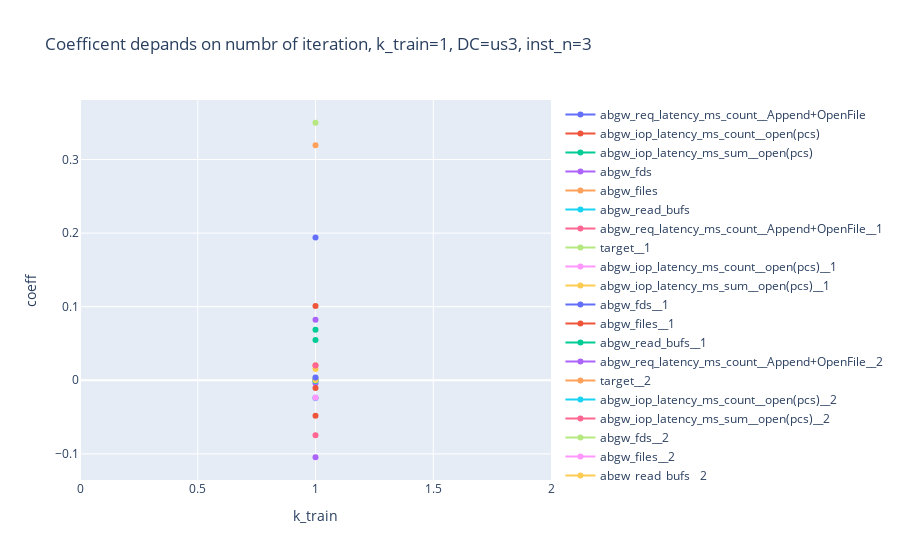
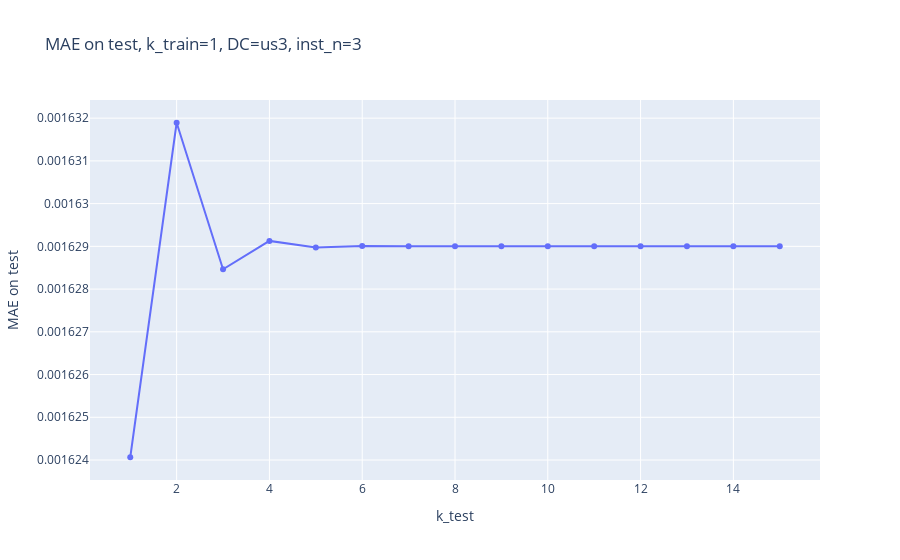
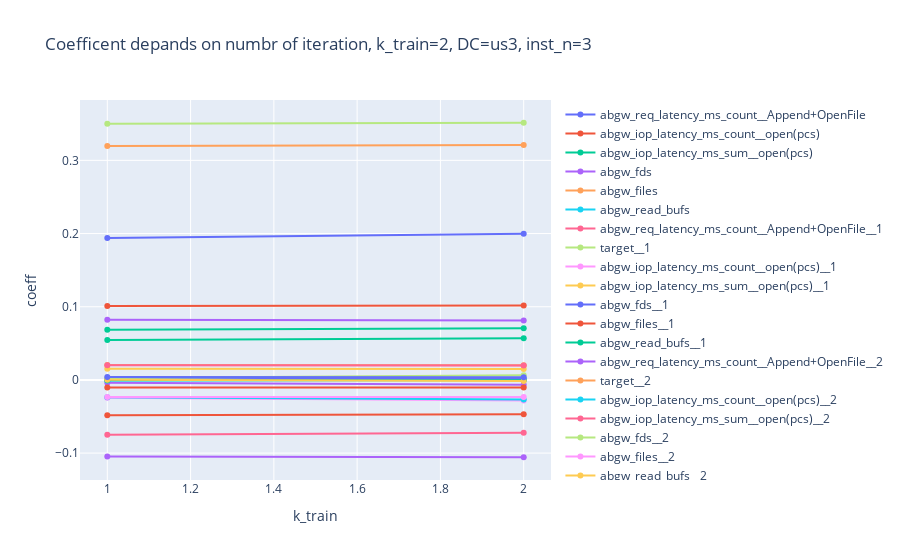
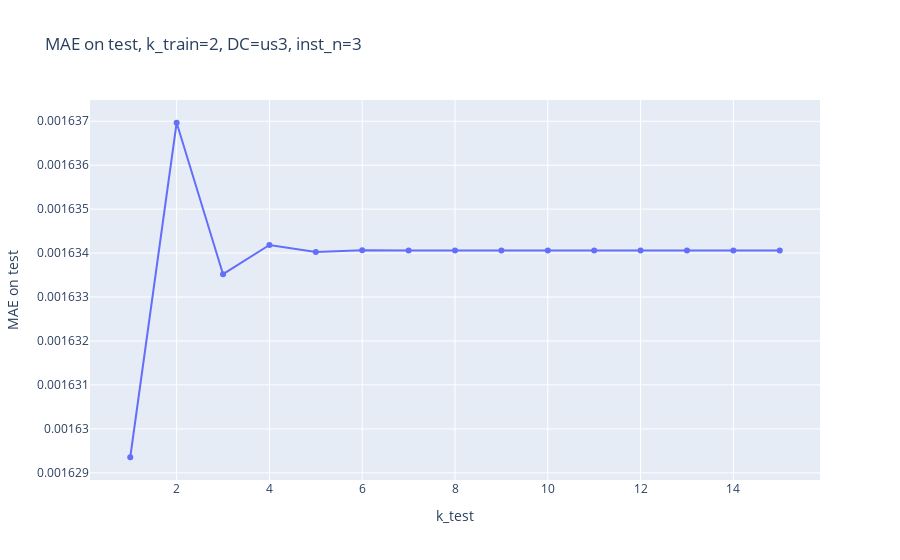

The notebook cell saved with these charts, in order:
### Markdown cell above
# Сходимость при оценке и обучении
Посмотрим, как выбрать числ итераций для оценки и обучения модели.
Для этого построим графики как зависят коэффициенты от числа процедур.

### Code cell
dc = 'us3'
inst_n = 3
data = pd.read_csv(load_model_data(dc, inst_n, dc_period[dc][0], dc_period[dc][1], pri=False))
data = data[24 * 7 * 60 * 2:]
s=1
e=5
layout1 = go.Layout(
        title=go.layout.Title(text=f'Test err through k_train, DC={dc}, inst_n={inst_n}'),
        xaxis=go.layout.XAxis(title=go.layout.xaxis.Title(text='k_test')),
        yaxis=go.layout.YAxis(title=go.layout.yaxis.Title(text='MAE on test'))
    )
fig1 = go.Figure(layout=layout1)
for k_train in np.linspace(s, e, num=(e-s+1), dtype=int):

    predictor_imp = model.ModelLA(imp_features=6, q=3, k_train=k_train, k_test=15)
    predictor_imp.fit(data)
    _ = predictor_imp.predict(data)

    layout = go.Layout(
        title=go.layout.Title(text=f'Coefficent depands on numbr of iteration, k_train={k_train}, DC={dc}, inst_n={inst_n}'),
        xaxis=go.layout.XAxis(title=go.layout.xaxis.Title(text='k_train')),
        yaxis=go.layout.YAxis(title=go.layout.yaxis.Title(text='coeff'))
    )
    fig = go.Figure(layout=layout)
    for c in predictor_imp.train_f_hist.columns:
        fig.add_trace(go.Scatter(y=predictor_imp.train_f_hist[c], x=predictor_imp.train_f_hist.index,
                                 name=c))

    fig.show()

    layout = go.Layout(
        title=go.layout.Title(text=f'MAE on test, k_train={k_train}, DC={dc}, inst_n={inst_n}'),
        xaxis=go.layout.XAxis(title=go.layout.xaxis.Title(text='k_test')),
        yaxis=go.layout.YAxis(title=go.layout.yaxis.Title(text='MAE on test'))
    )
    fig = go.Figure(layout=layout)
    fig.add_trace(go.Scatter(y=predictor_imp.test_err_hist['MAE'], x=predictor_imp.test_err_hist.index))
    fig1.add_trace(go.Scatter(y=predictor_imp.test_err_hist['MAE'], x=predictor_imp.test_err_hist.index,
                              name=f'k_train={k_train}'))

    fig.show()
fig1.show()

### Figure 1 — Plotly figure (JSON) as saved in the notebook; plotly's stock layout.template omitted (floating-point values rounded to 4 significant figures)
{"data": [{"name": "abgw_req_latency_ms_count__Append+OpenFile", "type": "scatter", "x": [1], "y": [0.1941]}, {"name": "abgw_iop_latency_ms_count__open(pcs)", "type": "scatter", "x": [1], "y": [-0.04841]}, {"name": "abgw_iop_latency_ms_sum__open(pcs)", "type": "scatter", "x": [1], "y": [0.05456]}, {"name": "abgw_fds", "type": "scatter", "x": [1], "y": [-0.003941]}, {"name": "abgw_files", "type": "scatter", "x": [1], "y": [0.02025]}, {"name": "abgw_read_bufs", "type": "scatter", "x": [1], "y": [-0.000765]}, {"name": "abgw_req_latency_ms_count__Append+OpenFile__1", "type": "scatter", "x": [1], "y": [-0.07491]}, {"name": "target__1", "type": "scatter", "x": [1], "y": [0.35]}, {"name": "abgw_iop_latency_ms_count__open(pcs)__1", "type": "scatter", "x": [1], "y": [-0.02452]}, {"name": "abgw_iop_latency_ms_sum__open(pcs)__1", "type": "scatter", "x": [1], "y": [0.01534]}, {"name": "abgw_fds__1", "type": "scatter", "x": [1], "y": [0.001132]}, {"name": "abgw_files__1", "type": "scatter", "x": [1], "y": [-0.01041]}, {"name": "abgw_read_bufs__1", "type": "scatter", "x": [1], "y": [-0.0005725]}, {"name": "abgw_req_latency_ms_count__Append+OpenFile__2", "type": "scatter", "x": [1], "y": [-0.1046]}, {"name": "target__2", "type": "scatter", "x": [1], "y": [0.3196]}, {"name": "abgw_iop_latency_ms_count__open(pcs)__2", "type": "scatter", "x": [1], "y": [-0.02378]}, {"name": "abgw_iop_latency_ms_sum__open(pcs)__2", "type": "scatter", "x": [1], "y": [0.01993]}, {"name": "abgw_fds__2", "type": "scatter", "x": [1], "y": [0.002462]}, {"name": "abgw_files__2", "type": "scatter", "x": [1], "y": [-0.02334]}, {"name": "abgw_read_bufs__2", "type": "scatter", "x": [1], "y": [0.0001634]}, {"name": "ones", "type": "scatter", "x": [1], "y": [0.00389]}, {"name": "err_1", "type": "scatter", "x": [1], "y": [0.1009]}, {"name": "err_2", "type": "scatter", "x": [1], "y": [0.0686]}, {"name": "err_3", "type": "scatter", "x": [1], "y": [0.08233]}], "layout": {"title": {"text": "Coefficent depands on numbr of iteration, k_train=1, DC=us3, inst_n=3"}, "xaxis": {"title": {"text": "k_train"}}, "yaxis": {"title": {"text": "coeff"}}}}

### Figure 2 — Plotly figure (JSON) as saved in the notebook; plotly's stock layout.template omitted (floating-point values rounded to 4 significant figures)
{"data": [{"type": "scatter", "x": [1, 2, 3, 4, 5, 6, 7, 8, 9, 10, 11, 12, 13, 14, 15], "y": [0.001624, 0.001632, 0.001628, 0.001629, 0.001629, 0.001629, 0.001629, 0.001629, 0.001629, 0.001629, 0.001629, 0.001629, 0.001629, 0.001629, 0.001629]}], "layout": {"title": {"text": "MAE on test, k_train=1, DC=us3, inst_n=3"}, "xaxis": {"title": {"text": "k_test"}}, "yaxis": {"title": {"text": "MAE on test"}}}}

### Figure 3 — Plotly figure (JSON) as saved in the notebook; plotly's stock layout.template omitted (floating-point values rounded to 4 significant figures)
{"data": [{"name": "abgw_req_latency_ms_count__Append+OpenFile", "type": "scatter", "x": [1, 2], "y": [0.1941, 0.1996]}, {"name": "abgw_iop_latency_ms_count__open(pcs)", "type": "scatter", "x": [1, 2], "y": [-0.04841, -0.04689]}, {"name": "abgw_iop_latency_ms_sum__open(pcs)", "type": "scatter", "x": [1, 2], "y": [0.05456, 0.05699]}, {"name": "abgw_fds", "type": "scatter", "x": [1, 2], "y": [-0.003941, -0.00661]}, {"name": "abgw_files", "type": "scatter", "x": [1, 2], "y": [0.02025, 0.02019]}, {"name": "abgw_read_bufs", "type": "scatter", "x": [1, 2], "y": [-0.000765, 0.0003414]}, {"name": "abgw_req_latency_ms_count__Append+OpenFile__1", "type": "scatter", "x": [1, 2], "y": [-0.07491, -0.07209]}, {"name": "target__1", "type": "scatter", "x": [1, 2], "y": [0.35, 0.3514]}, {"name": "abgw_iop_latency_ms_count__open(pcs)__1", "type": "scatter", "x": [1, 2], "y": [-0.02452, -0.02825]}, {"name": "abgw_iop_latency_ms_sum__open(pcs)__1", "type": "scatter", "x": [1, 2], "y": [0.01534, 0.01487]}, {"name": "abgw_fds__1", "type": "scatter", "x": [1, 2], "y": [0.001132, 0.001216]}, {"name": "abgw_files__1", "type": "scatter", "x": [1, 2], "y": [-0.01041, -0.01028]}, {"name": "abgw_read_bufs__1", "type": "scatter", "x": [1, 2], "y": [-0.0005725, -0.0003765]}, {"name": "abgw_req_latency_ms_count__Append+OpenFile__2", "type": "scatter", "x": [1, 2], "y": [-0.1046, -0.1057]}, {"name": "target__2", "type": "scatter", "x": [1, 2], "y": [0.3196, 0.3211]}, {"name": "abgw_iop_latency_ms_count__open(pcs)__2", "type": "scatter", "x": [1, 2], "y": [-0.02378, -0.02687]}, {"name": "abgw_iop_latency_ms_sum__open(pcs)__2", "type": "scatter", "x": [1, 2], "y": [0.01993, 0.01959]}, {"name": "abgw_fds__2", "type": "scatter", "x": [1, 2], "y": [0.002462, 0.006523]}, {"name": "abgw_files__2", "type": "scatter", "x": [1, 2], "y": [-0.02334, -0.02339]}, {"name": "abgw_read_bufs__2", "type": "scatter", "x": [1, 2], "y": [0.0001634, -0.001374]}, {"name": "ones", "type": "scatter", "x": [1, 2], "y": [0.00389, 0.003554]}, {"name": "err_1", "type": "scatter", "x": [1, 2], "y": [0.1009, 0.1018]}, {"name": "err_2", "type": "scatter", "x": [1, 2], "y": [0.0686, 0.07065]}, {"name": "err_3", "type": "scatter", "x": [1, 2], "y": [0.08233, 0.0812]}], "layout": {"title": {"text": "Coefficent depands on numbr of iteration, k_train=2, DC=us3, inst_n=3"}, "xaxis": {"title": {"text": "k_train"}}, "yaxis": {"title": {"text": "coeff"}}}}

### Figure 4 — Plotly figure (JSON) as saved in the notebook; plotly's stock layout.template omitted (floating-point values rounded to 4 significant figures)
{"data": [{"type": "scatter", "x": [1, 2, 3, 4, 5, 6, 7, 8, 9, 10, 11, 12, 13, 14, 15], "y": [0.001629, 0.001637, 0.001634, 0.001634, 0.001634, 0.001634, 0.001634, 0.001634, 0.001634, 0.001634, 0.001634, 0.001634, 0.001634, 0.001634, 0.001634]}], "layout": {"title": {"text": "MAE on test, k_train=2, DC=us3, inst_n=3"}, "xaxis": {"title": {"text": "k_test"}}, "yaxis": {"title": {"text": "MAE on test"}}}}
